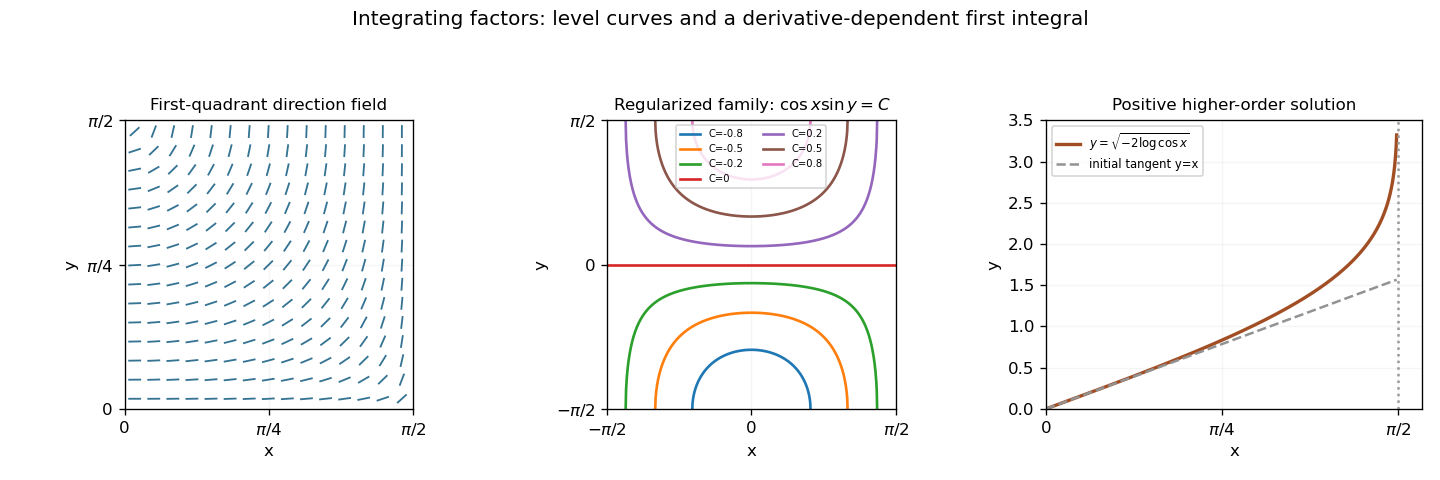

Generate this figure with Python:
"""Trigonometric integrating-factor sketches. Root NumPy/Matplotlib, Python 3.14.
Save only PNG basename in caller CWD; respect MPLCONFIGDIR.
"""
from pathlib import Path
import numpy as np
import matplotlib.pyplot as plt
from matplotlib.collections import LineCollection


def ticks(ax):
    ax.set_xticks([0, np.pi/4, np.pi/2], ['0', r'$\pi/4$', r'$\pi/2$'])
    ax.set_yticks([0, np.pi/4, np.pi/2], ['0', r'$\pi/4$', r'$\pi/2$'])


def main():
    fig, axes = plt.subplots(1, 3, figsize=(12, 4))
    ax = axes[0]
    X, Y = np.meshgrid(np.linspace(.055, 1.51, 15), np.linspace(.055, 1.51, 15))
    slope = np.tan(X)*np.tan(Y); norm = np.sqrt(1+slope*slope)
    dx = .035/norm; dy = .035*slope/norm
    lines = np.stack([np.stack([X-dx, Y-dy], -1), np.stack([X+dx, Y+dy], -1)], -2).reshape(-1, 2, 2)
    ax.add_collection(LineCollection(lines, colors='#357393', linewidths=1.1))
    ax.set(xlim=(0, np.pi/2), ylim=(0, np.pi/2), xlabel='x', ylabel='y')
    ax.set_aspect('equal'); ticks(ax)
    ax.set_title('First-quadrant direction field', fontsize=10)
    ax = axes[1]
    for C in [-.8, -.5, -.2, 0., .2, .5, .8]:
        limit = np.arccos(abs(C)) if C else np.pi/2
        x = np.linspace(-limit, limit, 601)
        y = np.arcsin(np.clip(C/np.cos(x), -1, 1)) if C else np.zeros_like(x)
        ax.plot(x, y, lw=1.6, label=f'C={C:g}')
    ax.set(xlim=(-np.pi/2, np.pi/2), ylim=(-np.pi/2, np.pi/2), xlabel='x', ylabel='y')
    ax.set_xticks([-np.pi/2, 0, np.pi/2], [r'$-\pi/2$', '0', r'$\pi/2$'])
    ax.set_yticks([-np.pi/2, 0, np.pi/2], [r'$-\pi/2$', '0', r'$\pi/2$'])
    ax.set_aspect('equal'); ax.set_title(r'Regularized family: $\cos x\sin y=C$', fontsize=10)
    ax.legend(fontsize=6, loc='upper center', ncols=2)
    ax = axes[2]
    x = np.linspace(0, np.pi/2-.004, 700)
    y = np.sqrt(-2*np.log(np.cos(x)))
    ax.plot(x, y, color='#a24e25', lw=2, label=r'$y=\sqrt{-2\log\cos x}$')
    ax.plot(x, x, color='#929292', ls='--', label='initial tangent y=x')
    ax.axvline(np.pi/2, color='#999999', ls=':')
    ax.set(xlim=(0, 1.68), ylim=(0, 3.5), xlabel='x', ylabel='y')
    ax.set_xticks([0, np.pi/4, np.pi/2], ['0', r'$\pi/4$', r'$\pi/2$'])
    ax.set_title('Positive higher-order solution', fontsize=10)
    ax.legend(fontsize=7, loc='upper left')
    for ax in axes: ax.grid(alpha=.12)
    fig.suptitle('Integrating factors: level curves and a derivative-dependent first integral', fontsize=12)
    fig.tight_layout(rect=(0, 0, 1, .91))
    fig.savefig(Path.cwd()/'paper-2-integrating-factor.png', dpi=120, facecolor='white', transparent=False)
    plt.close(fig)


if __name__ == '__main__': main()
